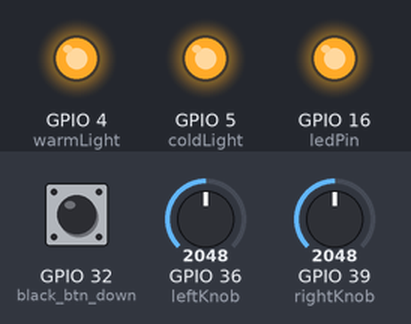
A program run on a simulated ESP32. On the bench: output pins drawn as LEDs (lit = HIGH). The inputs (shaded band) are chosen by the test bench; at power-on: GPIO 32 (black_btn_down) HIGH, GPIO 36 (leftKnob) = 2048, GPIO 39 (rightKnob) = 2048.

Above: at 1.2 s.
1.3 s: GPIO 32 (black_btn_down) pulled LOW for 0.15 s
At 1.37 s:
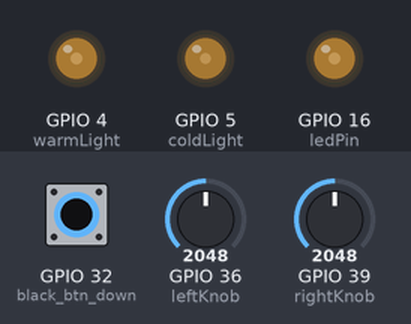
2.9 s: GPIO 32 (black_btn_down) pulled LOW for 3.2 s
At 7.1 s:
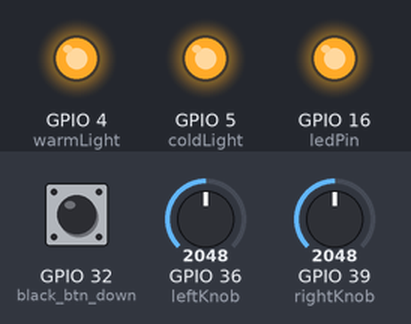
Timing chart, 0 to 8.6 s (numbered marks = the images above; inputs shaded):
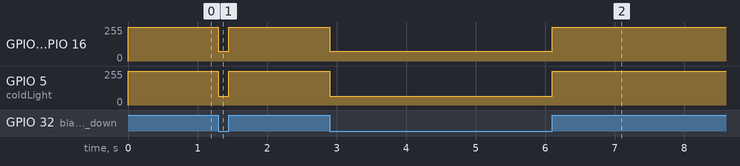

Measured:
- after the input at 1.3 s, GPIO 4 (warmLight), GPIO 16 (ledPin): 255/255 → 72/255 at once, → 255/255 0.15 s later; GPIO 5 (coldLight): 255/255 → 64/255 at once, → 255/255 0.15 s later
- after the input at 2.9 s, GPIO 4 (warmLight), GPIO 16 (ledPin): 255/255 → 72/255 at once, → 255/255 3.2 s later; GPIO 5 (coldLight): 255/255 → 64/255 at once, → 255/255 3.2 s later

The program:

main.cpp
```cpp
#include <Arduino.h>

// outputs
const int ledPin = 16;
const int warmLight = 4;
const int coldLight = 5;
const int warmPWM = 0;
const int coldPWM = 1;
const int freq = 15000; // 5000 Khz produced a hum at 50% duty cycle, so brought this down
const int resolution = 12;

// inputs
const int red_btn_up = 33;
const int black_btn_down = 32;
const int rightKnob = 39;
const int leftKnob = 36;

// variables
bool btnState = false;
bool oldBtn = false;
int minBrightness = 40;
int warmLevel;
int coldLevel;
float globalPower;
int rightVal;
int leftVal;
int filter = 100;

void setup() {
  ledcSetup(warmPWM, freq, resolution);
  ledcSetup(coldPWM, freq, resolution);
  ledcAttachPin(ledPin, warmPWM);
  ledcAttachPin(warmLight, warmPWM);
  ledcAttachPin(coldLight, coldPWM);

  pinMode(red_btn_up,INPUT_PULLUP);
  pinMode(black_btn_down,INPUT_PULLUP);
}

void loop() {
  leftVal = constrain(map(analogRead(leftKnob),0,3859,0,4095),0,4095);
  rightVal = constrain(map(analogRead(rightKnob),0,3853,0,4095),0,4095);

  if (digitalRead(black_btn_down) == true){
    ledcWrite(warmPWM,4095);
    ledcWrite(coldPWM,4095);
  }
  else{
    globalPower = rightVal;
    warmLevel = leftVal;
    coldLevel = 4095 - warmLevel;

    if (warmLevel<filter){
      warmLevel = 0;
    }
    else if (warmLevel>(4095-filter)){
      warmLevel = 4095;
    }

    if (coldLevel<filter){
      coldLevel = 0;
    }
    else if (coldLevel>(4095-filter)){
      coldLevel = 4095;
    }

    if (globalPower<filter){
      globalPower = 0;
    }
    else if (globalPower>(4095-filter)){
      globalPower = 4095;
    }
    globalPower = globalPower/4095;

    ledcWrite(warmPWM,warmLevel*globalPower);
    ledcWrite(coldPWM,coldLevel*globalPower);
  }
}
```
